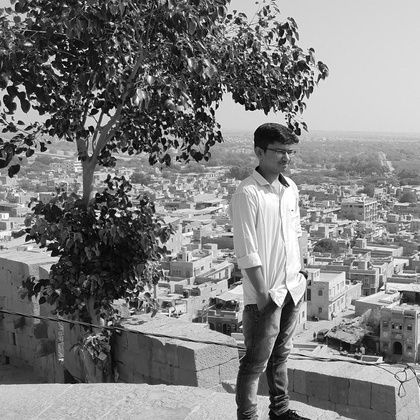
%> input picture Image_Processing/Lab9/my_gray_img.jpg, 420 x 420 px, shrunk from 913 x 913 before the run
$ octave Task2.m   (GNU Octave 9; MATLAB toolbox functions it lacks are replaced by stand-ins)
%> lines starting %> are read from the running program, lines starting %| are printed output that depends on the picture; in (x1, y1, x2, y2) boxes, pixels count from 0 and x2, y2 are one past the last pixel; in counts of white or black regions, pixels touching at a corner belong together; the program's own positions count from 1
#Ideal High Pass Filter
pkg load image;
r = imread("my_gray_img.jpg");
%> r is the input picture: size 420x420 uint8; min 0, max 255, mean 125.1

subplot(2,3,1);imshow(r);title("Original Image");

[m,n]=size(r);
%> m = 420; n = 420
M=2*m;
%> M = 840
N=2*n;
%> N = 840
pad=zeros(M,N);
pad(1:m,1:n)=r;
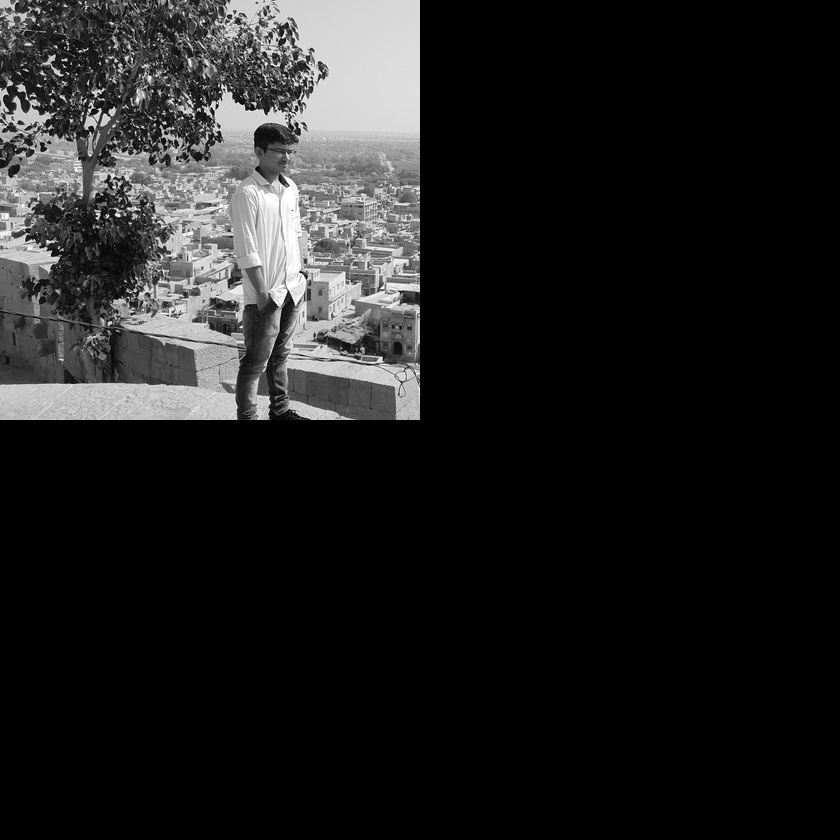
%> pad: size 840x840 double; min 0, max 255, mean 31.3

subplot(2,3,2);imshow(uint8(pad));title("Step-1");

for i=1:M
  for j=1:N
    pad(i,j)=pad(i,j)*(-1)^(i-1+j-1);
  endfor
endfor
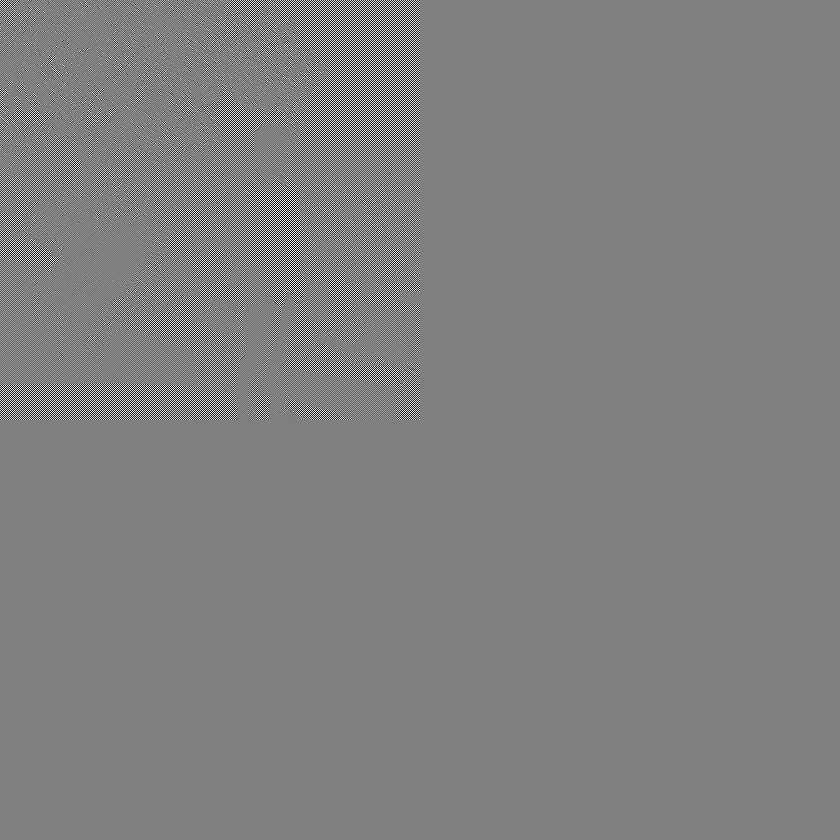
%> pad: size 840x840 double; 12.5% of pixels changed, all inside (x1, y1, x2, y2) = (0, 0, 420, 420); drawn with min black and max white

subplot(2,3,3);imshow(uint8(pad));title("Step-2");

F = fft2(pad);
H = zeros(M,N);
D0=50;
for i=1:M
  for j=1:N
    D=sqrt((i-M/2)^2+(j-N/2)^2);
    if(D<=D0)
      H(i,j)=0;
    else
      H(i,j)=1;
    endif
  endfor
endfor
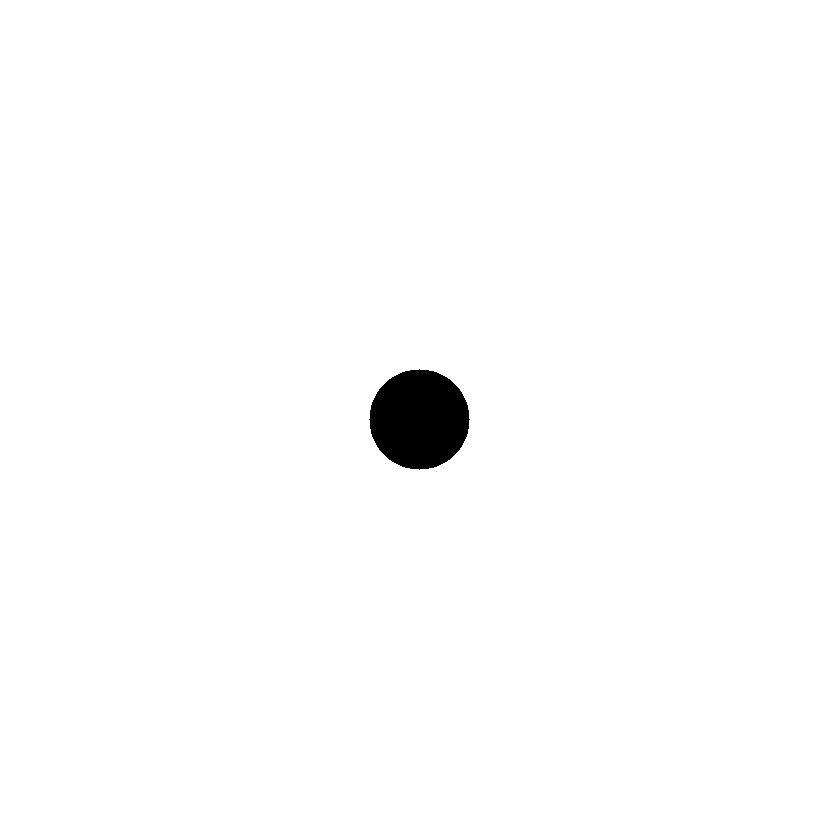
%> H: size 840x840 double; values 0 (black) and 1 (white), 98.9% white; 1 black region, box (x1, y1, x2, y2) and area: (369, 369, 470, 470) 7845

subplot(2,3,4);imshow(H);title("Step-3");

G=H.*F;
Gp = real(ifft2(G));
for i=1:M
  for j=1:N
    st(i,j)=Gp(i,j)*(-1)^(i-1+j-1);
  endfor
endfor
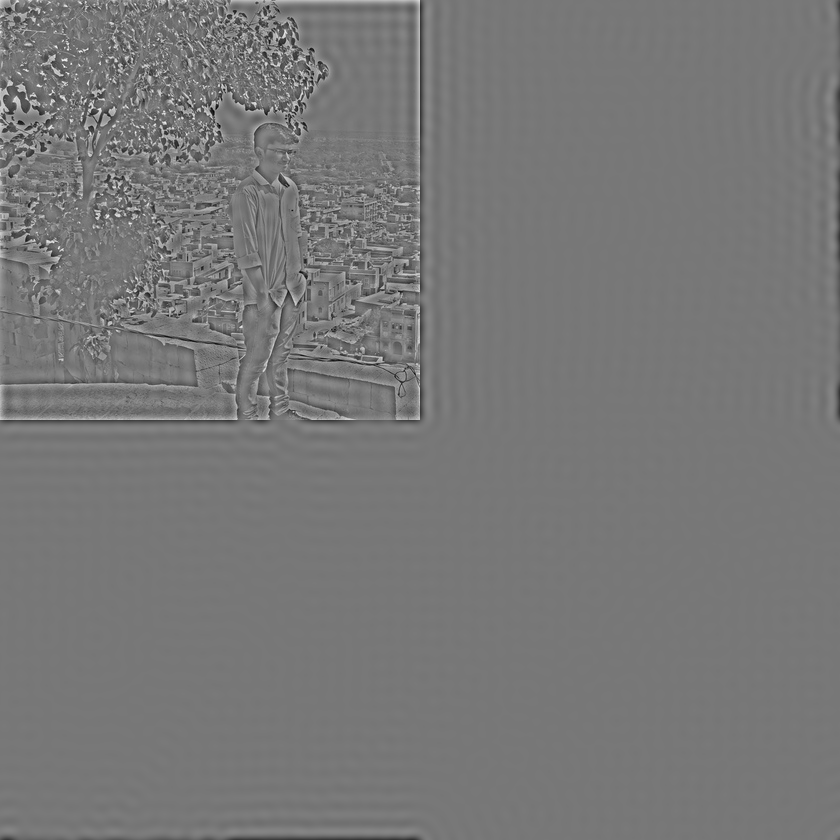
%> st: size 840x840 double; min -181.4, max 204.4, mean 0; drawn with min black and max white

subplot(2,3,5);imshow(uint8(st));title("Step-4");
%> after `imshow(uint8(st))`:
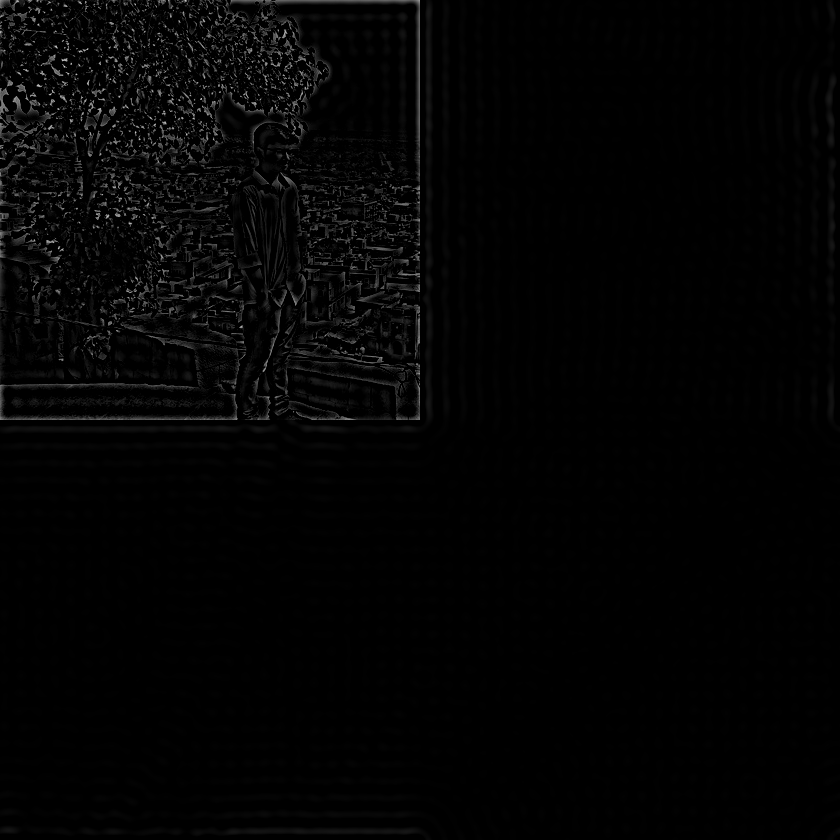
%> displayed picture: size 840x840, on the screen's scale of 0 to 255; min 0, max 204, mean 3.8

subplot(2,3,6);s=st(1:m,1:n);
%> after `s=st(1:m,1:n)`:
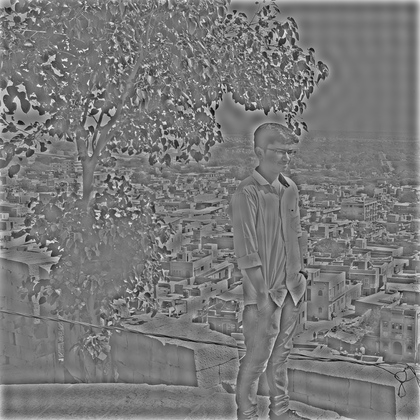
%> s: size 420x420 double; min -181.4, max 204.4, mean 1.2; drawn with min black and max white
imshow(uint8(s));title("Final Result");
%> after `imshow(uint8(s))`:
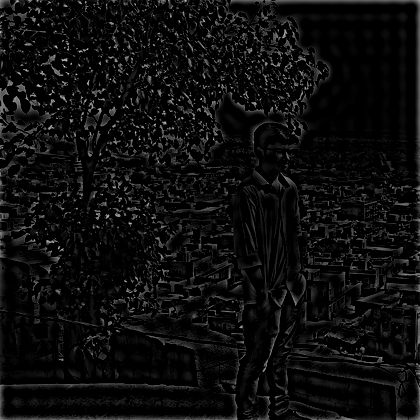
%> displayed picture: size 420x420, on the screen's scale of 0 to 255; min 0, max 204, mean 13.3
